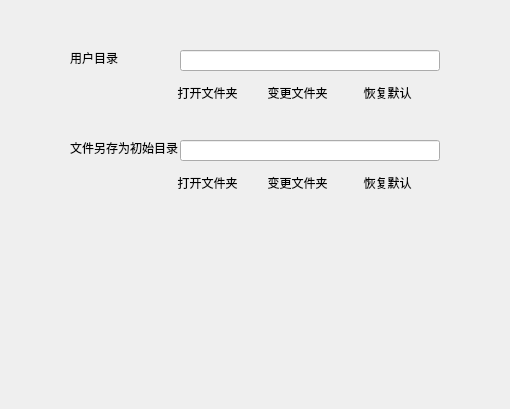
                 <widget class="QWidget" name="page_path">
                  <layout class="QVBoxLayout" name="verticalLayout_8">
                   <property name="spacing">
                    <number>0</number>
                   </property>
                   <property name="leftMargin">
                    <number>70</number>
                   </property>
                   <property name="topMargin">
                    <number>50</number>
                   </property>
                   <property name="rightMargin">
                    <number>0</number>
                   </property>
                   <property name="bottomMargin">
                    <number>0</number>
                   </property>
                   <item>
                    <widget class="QWidget" name="widget_10" native="true">
                     <property name="minimumSize">
                      <size>
                       <width>0</width>
                       <height>90</height>
                      </size>
                     </property>
                     <property name="maximumSize">
                      <size>
                       <width>16777215</width>
                       <height>90</height>
                      </size>
                     </property>
                     <widget class="QLabel" name="label_16">
                      <property name="geometry">
                       <rect>
                        <x>0</x>
                        <y>0</y>
                        <width>56</width>
                        <height>16</height>
                       </rect>
                      </property>
                      <property name="text">
                       <string>用户目录</string>
                      </property>
                      <property name="alignment">
                       <set>Qt::AlignLeading|Qt::AlignLeft|Qt::AlignVCenter</set>
                      </property>
                     </widget>
                     <widget class="QLineEdit" name="userpath">
                      <property name="geometry">
                       <rect>
                        <x>110</x>
                        <y>0</y>
                        <width>260</width>
                        <height>21</height>
                       </rect>
                      </property>
                      <property name="readOnly">
                       <bool>true</bool>
                      </property>
                     </widget>
                     <widget class="QPushButton" name="openuserpath">
                      <property name="geometry">
                       <rect>
                        <x>100</x>
                        <y>30</y>
                        <width>75</width>
                        <height>25</height>
                       </rect>
                      </property>
                      <property name="text">
                       <string>打开文件夹</string>
                      </property>
                      <property name="flat">
                       <bool>true</bool>
                      </property>
                     </widget>
                     <widget class="QPushButton" name="changeuserpath">
                      <property name="enabled">
                       <bool>true</bool>
                      </property>
                      <property name="geometry">
                       <rect>
                        <x>190</x>
                        <y>30</y>
                        <width>75</width>
                        <height>25</height>
                       </rect>
                      </property>
                      <property name="text">
                       <string>变更文件夹</string>
                      </property>
                      <property name="flat">
                       <bool>true</bool>
                      </property>
                     </widget>
                     <widget class="QPushButton" name="defaultpath">
                      <property name="geometry">
                       <rect>
                        <x>280</x>
                        <y>30</y>
                        <width>75</width>
                        <height>25</height>
                       </rect>
                      </property>
                      <property name="text">
                       <string>恢复默认</string>
                      </property>
                      <property name="flat">
                       <bool>true</bool>
                      </property>
                     </widget>
                    </widget>
                   </item>
                   <item>
                    <widget class="QWidget" name="widget_11" native="true">
                     <property name="minimumSize">
                      <size>
                       <width>440</width>
                       <height>90</height>
                      </size>
                     </property>
                     <property name="maximumSize">
                      <size>
                       <width>16777215</width>
                       <height>90</height>
                      </size>
                     </property>
                     <widget class="QLabel" name="label_17">
                      <property name="geometry">
                       <rect>
                        <x>0</x>
                        <y>0</y>
                        <width>111</width>
                        <height>16</height>
                       </rect>
                      </property>
                      <property name="text">
                       <string>文件另存为初始目录</string>
                      </property>
                      <property name="alignment">
                       <set>Qt::AlignLeading|Qt::AlignLeft|Qt::AlignVCenter</set>
                      </property>
                     </widget>
                     <widget class="QPushButton" name="defaultSavepath">
                      <property name="geometry">
                       <rect>
                        <x>280</x>
                        <y>30</y>
                        <width>75</width>
                        <height>25</height>
                       </rect>
                      </property>
                      <property name="text">
                       <string>恢复默认</string>
                      </property>
                      <property name="flat">
                       <bool>true</bool>
                      </property>
                     </widget>
                     <widget class="QPushButton" name="openuserSavepath">
                      <property name="geometry">
                       <rect>
                        <x>100</x>
                        <y>30</y>
                        <width>75</width>
                        <height>25</height>
                       </rect>
                      </property>
                      <property name="text">
                       <string>打开文件夹</string>
                      </property>
                      <property name="flat">
                       <bool>true</bool>
                      </property>
                     </widget>
                     <widget class="QLineEdit" name="userSaveAspath">
                      <property name="geometry">
                       <rect>
                        <x>110</x>
                        <y>0</y>
                        <width>260</width>
                        <height>21</height>
                       </rect>
                      </property>
                      <property name="readOnly">
                       <bool>true</bool>
                      </property>
                     </widget>
                     <widget class="QPushButton" name="changeuserSavepath">
                      <property name="geometry">
                       <rect>
                        <x>190</x>
                        <y>30</y>
                        <width>75</width>
                        <height>25</height>
                       </rect>
                      </property>
                      <property name="text">
                       <string>变更文件夹</string>
                      </property>
                      <property name="flat">
                       <bool>true</bool>
                      </property>
                     </widget>
                    </widget>
                   </item>
                   <item>
                    <spacer name="verticalSpacer_6">
                     <property name="orientation">
                      <enum>Qt::Vertical</enum>
                     </property>
                     <property name="sizeHint" stdset="0">
                      <size>
                       <width>20</width>
                       <height>179</height>
                      </size>
                     </property>
                    </spacer>
                   </item>
                  </layout>
                 </widget>
